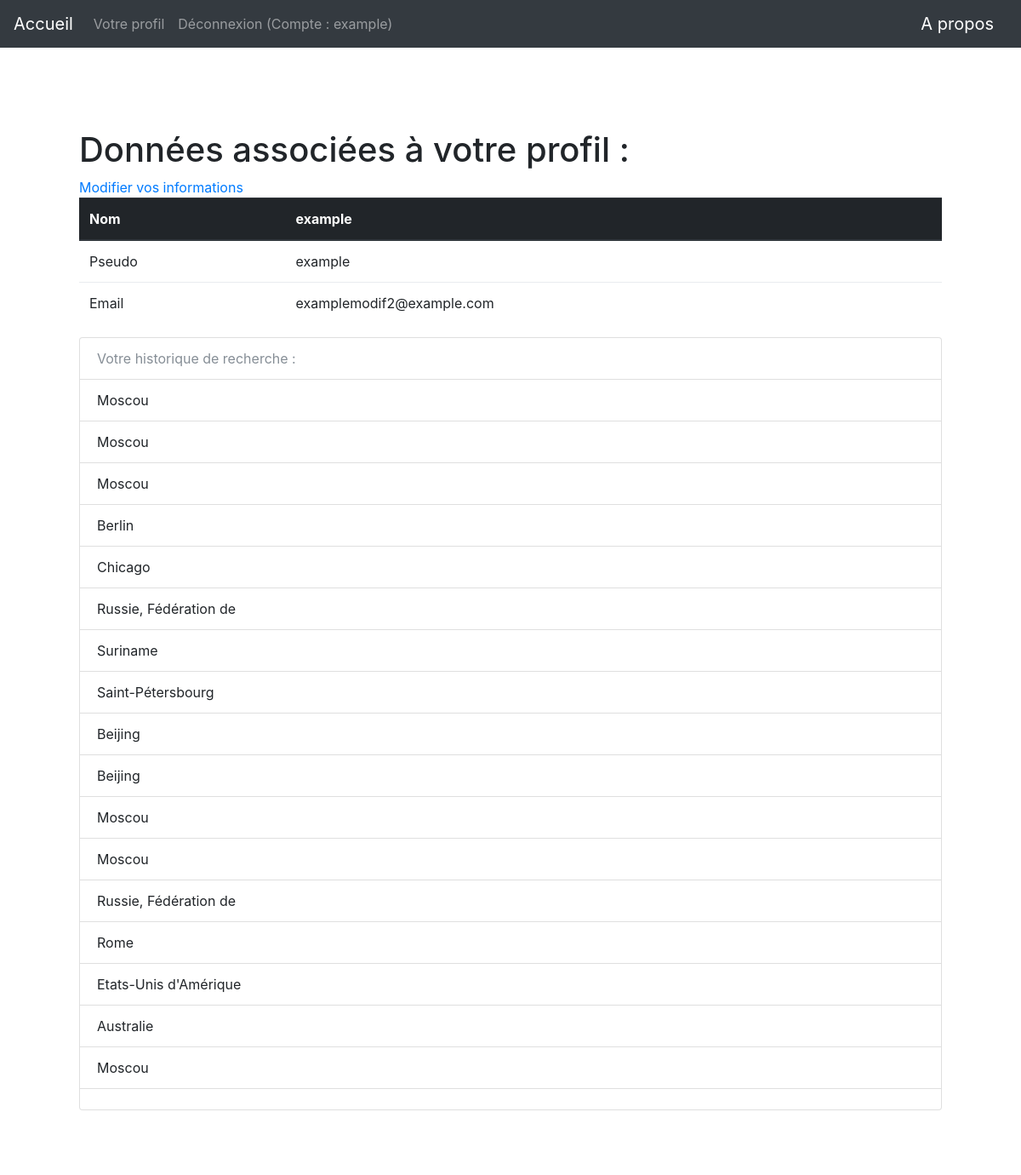
Page /profil (signed in) on the committed database.
### app/modeles/utilisateurs.py (models this page shows, shortened)
class User(UserMixin, users.Model):
    user_id = users.Column(users.Integer, unique=True, nullable=False, primary_key=True, autoincrement=True)
    user_nom = users.Column(users.Text, nullable=False)
    user_login = users.Column(users.String(45), nullable=False, unique=True)
    user_email = users.Column(users.Text, nullable=False)
    user_password = users.Column(users.String(100), nullable=False)
    user_historique = users.Column(users.String(1000))

### app/routes.py (the view)
@app.route("/profil")
@login_required
def profil():
    histo_user = current_user.user_historique
    if histo_user is None:
        histo = "Vous n'avez pas d'historique de recherche"
        pas_histo = True
    else:
        histo = current_user.user_historique.split(";")
        pas_histo = False
    return render_template("profil.html", current_user=current_user, histo=histo, pas_histo=pas_histo)

### app/modeles/utilisateurs.py (called while the page is built)
@login.user_loader
def trouver_utilisateur_via_id(identifiant):
    return User.query.get(int(identifiant))

### app/templates/profil.html (shortened to what this page needs)
{% extends "base.html" %}
{% block body %}
<h1>Données associées à votre profil :</h1>
<a href="{{url_for('modification')}}">Modifier vos informations</a>
<table class="table">
    <thead class="thead-dark">
      <tr>
        <th scope="col">Nom</th>
        <th scope="col">{{current_user.user_nom}}</th>
      </tr>
    </thead>
    <tbody>
        <tr>
            <td>Pseudo</td>
            <td>{{current_user.user_login}}</td>
        </tr>
        <tr>
            <td>Email</td>
            <td>{{current_user.user_email}}</td>
        </tr>
    </tbody>
  </table>
    {% if pas_histo == True %}
    <ul class="list-group">
    <li class="list-group-item disabled">Votre historique de recherche :</li>
      <li class="list-group-item">{{histo}}</li>
    </ul>
    {% else %}
  <ul class="list-group">
    <li class="list-group-item disabled">Votre historique de recherche :</li>
    {% for element in histo %}
      <li class="list-group-item">{{element}}</li>
    {% endfor %}
      {% endif %}
  </ul>
{% endblock %}

### app/templates/base.html (shortened to what this page needs)
<!DOCTYPE html>
<html lang="fr">
    <head>
        {% include "css.html" %}
    </head>
    <nav class="navbar navbar-expand-md navbar-dark bg-dark justify-content-between">
        <a class="navbar-brand" href="{{ url_for('accueil') }}">Accueil</a>
        <ul class="navbar-nav mr-auto">
            {% if not current_user.is_authenticated %}
              <li class="nav-item">
                <a class="nav-link" href="{{url_for("inscription")}}">Inscription</a>
              </li>
              <li class="nav-item">
                <a class="nav-link" href="{{url_for("connexion")}}">Connexion</a>
              </li>
            {% else %}
            <li class="nav-item">
              <a class="nav-link" href="{{url_for("profil")}}">Votre profil</a>
            </li>
              <li class="nav-item">
                <a class="nav-link" href="{{url_for("deconnexion")}}">Déconnexion (Compte : {{current_user.user_nom}})</a>
              </li>
            {% endif %}
        </ul>
        <a class="navbar-brand" href="{{ url_for('a_propos') }}">A propos</a>
    </nav>
     <body class="body">
        <div class="container">
            <div class="card border-0 shadow my-5">
              <div class="card-body p-5">
                {% block body %}
                {% endblock %}
              </div>
            </div>
          </div>
    </body>
</html>

### rows in the picture
User: user_nom "example", user_login "example", user_email "examplemodif2@example.com"

### other values in the picture
{{ element }} "Moscou" "Moscou" "Moscou" "Berlin" "Chicago" "Russie, Fédération de" "Suriname" "Saint-Pétersbourg" "Beijing" "Beijing" "Moscou" "Moscou" "Russie, Fédération de" "Rome" "Etats-Unis d'Amérique" "Australie" "Moscou"
